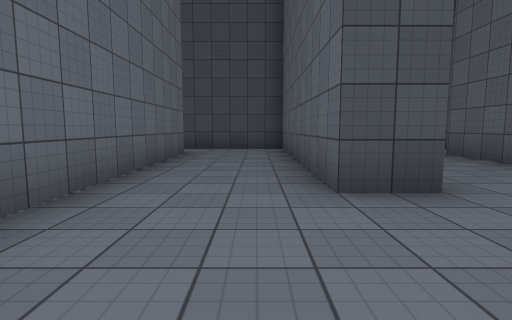
view 1 (above)

23 first-person views from a walk through a 3-D level made in the Unity game engine. The camera is 1.2 m above the floor, tilts 6° down and sees 80° across. The floor is counted in squares, 2 m on a side. Each view is taken from the middle of a square. On the plan, view 1 faces up. The plan holds only what a view shows up to about 9 squares ahead; the rest is blank. The place goes on beyond the plan. Surface patterns are stand-ins for the level's own textures.

view 2
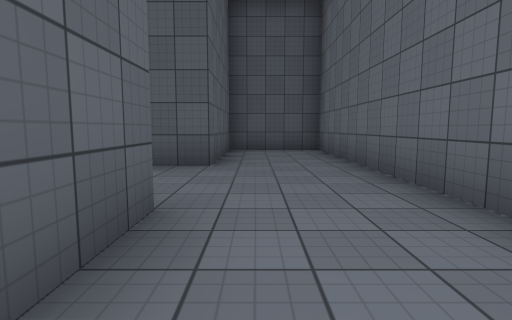

view 3
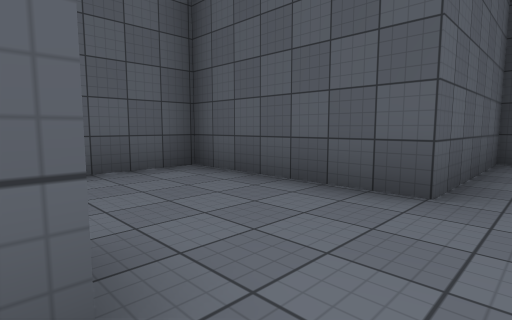

view 4
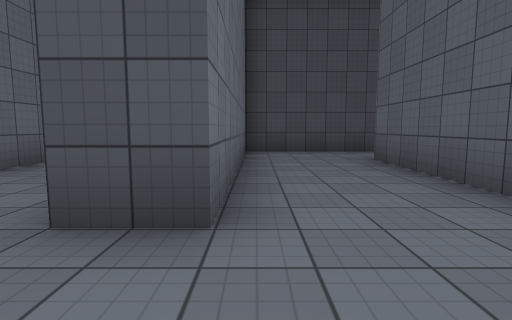

view 5
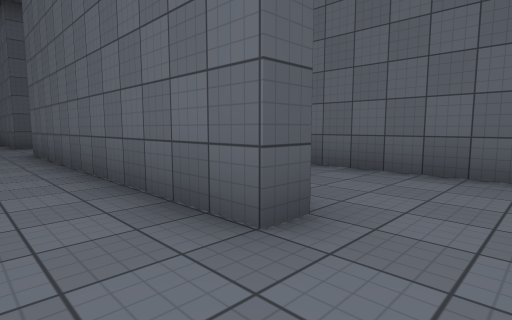

view 6
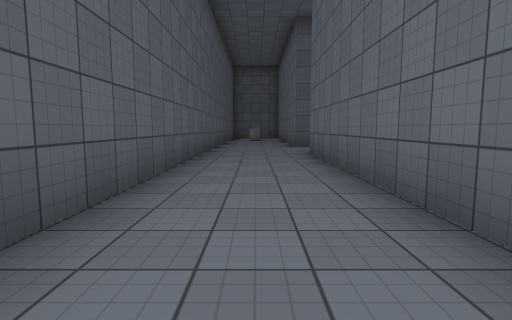

view 7
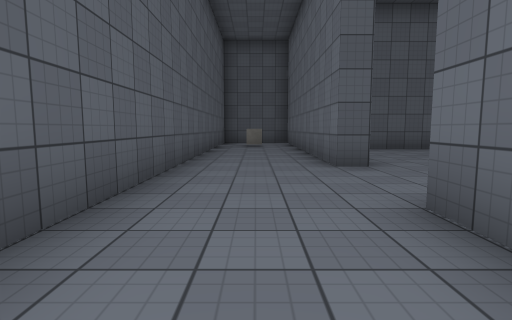

view 8
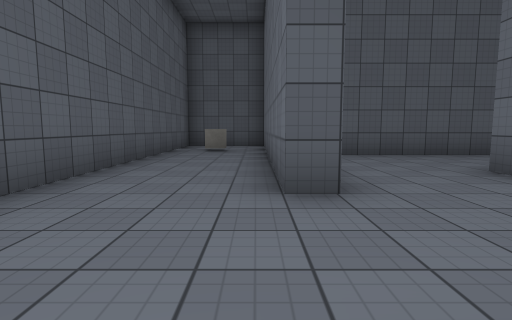

view 9
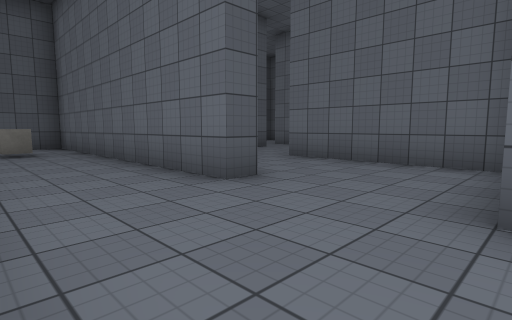

view 10
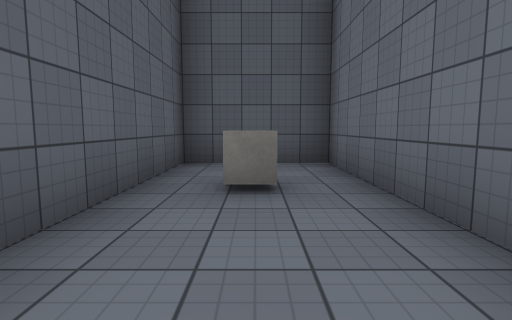

view 11
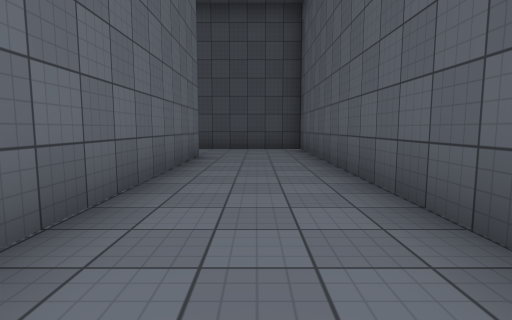

view 12
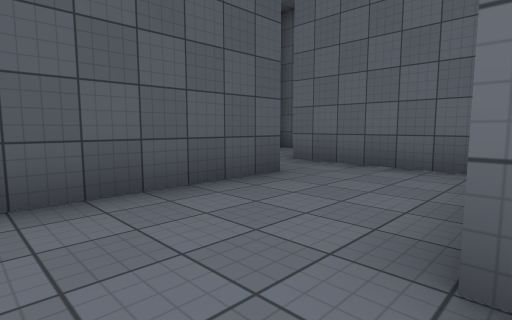

view 13
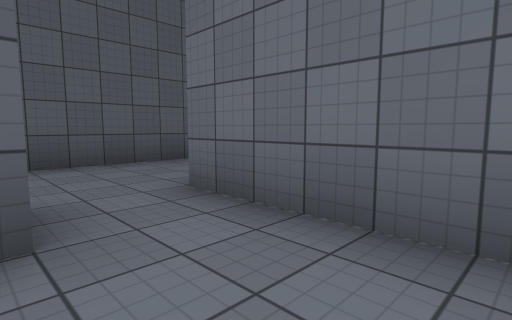

view 14
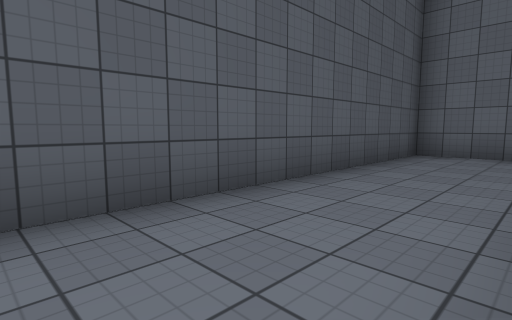

view 15
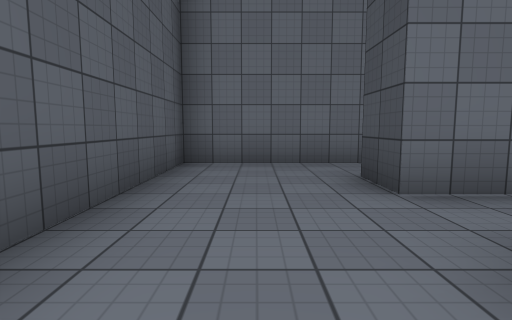

view 16
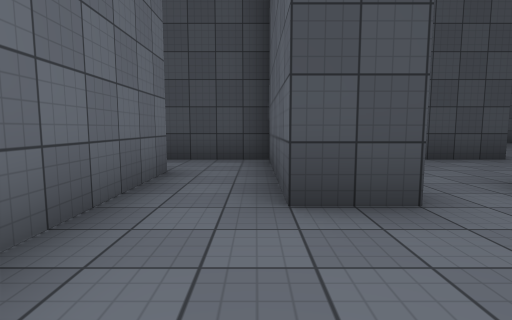

view 17
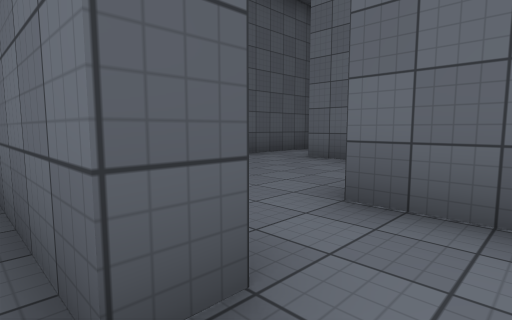

view 18
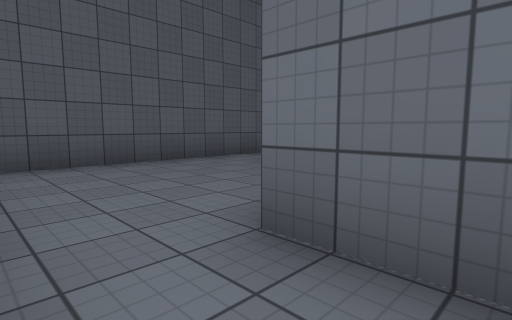

view 19
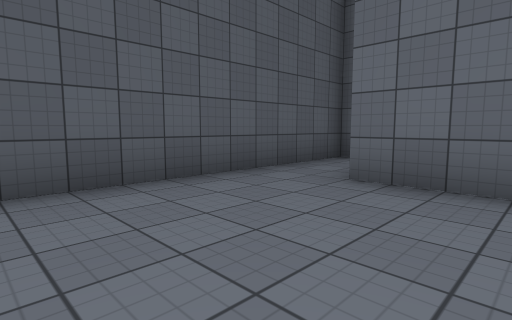

view 20
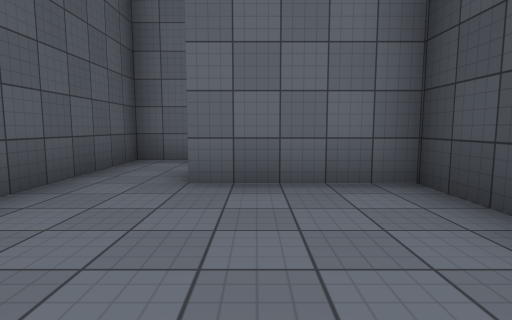

view 21
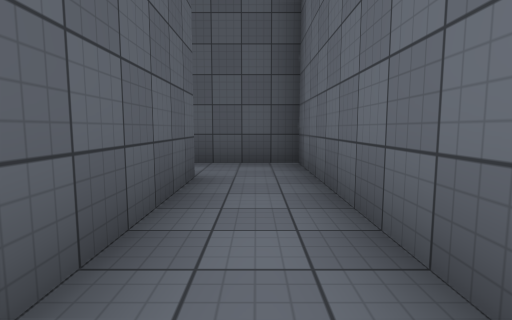

view 22
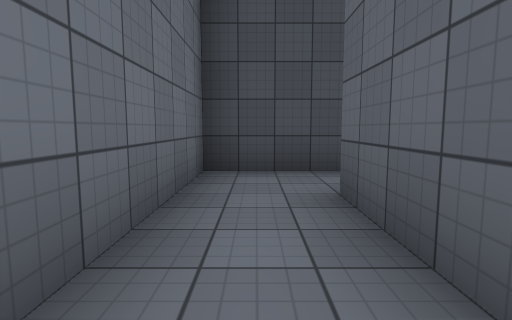

view 23
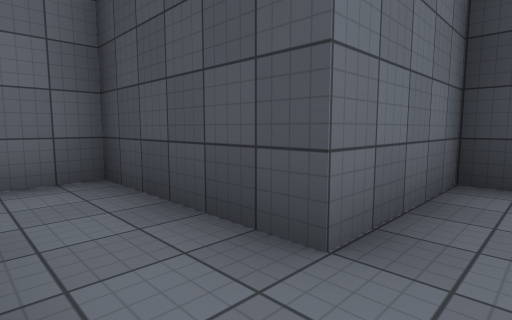

### Floor plan
Points are (right, up) in squares from view 1. A wall is a line through its corners. A room is listed if a view was taken in it or the views show most of it. See-through windows are left out.
Room 1 (view 1)
walls: (-1.7, 2.4) (-1.7, -3.3) (0.8, -3.3) (0.8, 0.2); (1.7, 2.8) (0.8, 2.8)
ways out: opening at (-0.5, 3) to room 2; opening at (1, 1.5) to room 3
Room 2 (views 2, 3)
walls: (-1.7, 3.9) (-1.7, 2.4); (0.8, 2.8) (0.8, 8.8) (-2.1, 8.8)
ways out: opening at (-0.5, 3) to room 1
Room 3 (view 4)
walls: (4.2, 3.6) (4.2, 6.8); (4.6, 8.8) (1.7, 8.8) (1.7, 2.8); (0.8, 0.2) (4.2, 0.2) (4.2, 1.9)
ways out: opening at (1, 1.5) to room 1; opening at (4, 7.5) to room 4
Room 4 (views 5, 6, 7, 8, 9, 10, 11)
walls: (4.7, -2.7) (4.7, -10.3) (7.3, -10.3) (7.3, 8.8) (4.6, 8.8); (4.2, 6.8) (4.7, 6.8) (4.7, -0.2)
ways out: opening at (4, 7.5) to room 3; opening at (4, -1.5) to room 12
objects: cube (6, -8)
Room 5 (view 12)
walls: (1.7, -2.5) (1.7, -4.2); (1.5, -6.8) (3.1, -6.8)
ways out: opening at (0.5, -5.5) to room 6; opening at (2.5, -3.5) to room 12
Room 6 (view 13)
walls: (-1.7, -4.8) (-1.7, -6.5); (-0.2, -6.8) (1.5, -6.8); (1.7, -4.2) (0.1, -4.2)
ways out: opening at (0.5, -5.5) to room 5; opening at (-1, -7) to room 7
Room 7 (views 14, 15, 16)
walls: (-1.7, -6.5) (-1.7, -7.7) (-2.7, -7.7); (-4.2, -7.5) (-4.2, -10.3) (2.9, -10.3)
ways out: opening at (-1, -7) to room 6; opening at (-3.5, -6.5) to room 8
Room 8 (view 17)
walls: (-4.2, -5.8) (-4.2, -7.5); (-2.7, -7.7) (-2.7, -4.2) (-4.8, -4.2)
ways out: opening at (-3.5, -6.5) to room 7; opening at (-5, -5) to room 9
Room 9 (view 18)
walls: (-4.9, -5.8) (-4.2, -5.8)
ways out: opening at (-5, -5) to room 8; opening at (-6, -6) to room 10
Room 10 (views 19, 20)
walls: (-8, -6.2) (-9.3, -6.2) (-9.3, -8.8); (-6.3, -5) (-6.3, -6.3); (-9.5, -10.3) (-5.4, -10.3)
ways out: opening at (-6, -6) to room 9; opening at (-10, -9.5) to room 11
Room 11 (views 21, 22, 23)
walls: (-10.2, -8.8) (-10.2, -5.2); (-8.8, -3.8) (-11.7, -3.8) (-11.7, -10.3) (-9.5, -10.3)
ways out: opening at (-10, -9.5) to room 10; opening at (-8, -4)
Room 12 (no view inside)
walls: (1.7, -0.5) (1.7, -2.5); (4.1, -2.7) (4.7, -2.7)
ways out: opening at (4, -1.5) to room 4; opening at (2.5, -3.5) to room 5

Where each view was taken, in squares from view 1:
view 1: 0 up, 0 right, facing up
view 2: 5 up, 0 right, facing down
view 3: 3 up, 0 right, facing down-right
view 4: 1 up, 2 right, facing up
view 5: 8 up, 6 right, facing down-left
view 6: 7 up, 6 right, facing down
view 7: 2 up, 6 right, facing down
view 8: 0 up, 5 right, facing down
view 9: 0 up, 7 right, facing down-left
view 10: 5 down, 6 right, facing down
view 11: 0 up, 6 right, facing up
view 12: 4 down, 3 right, facing down-left
view 13: 5 down, 0 right, facing down-left
view 14: 8 down, 3 right, facing down-left
view 15: 9 down, 1 right, facing left
view 16: 10 down, 3 left, facing up
view 17: 5 down, 4 left, facing down-left
view 18: 5 down, 5 left, facing down-left
view 19: 7 down, 6 left, facing down-left
view 20: 8 down, 6 left, facing left
view 21: 5 down, 11 left, facing down
view 22: 8 down, 11 left, facing up
view 23: 5 down, 8 left, facing up-left
